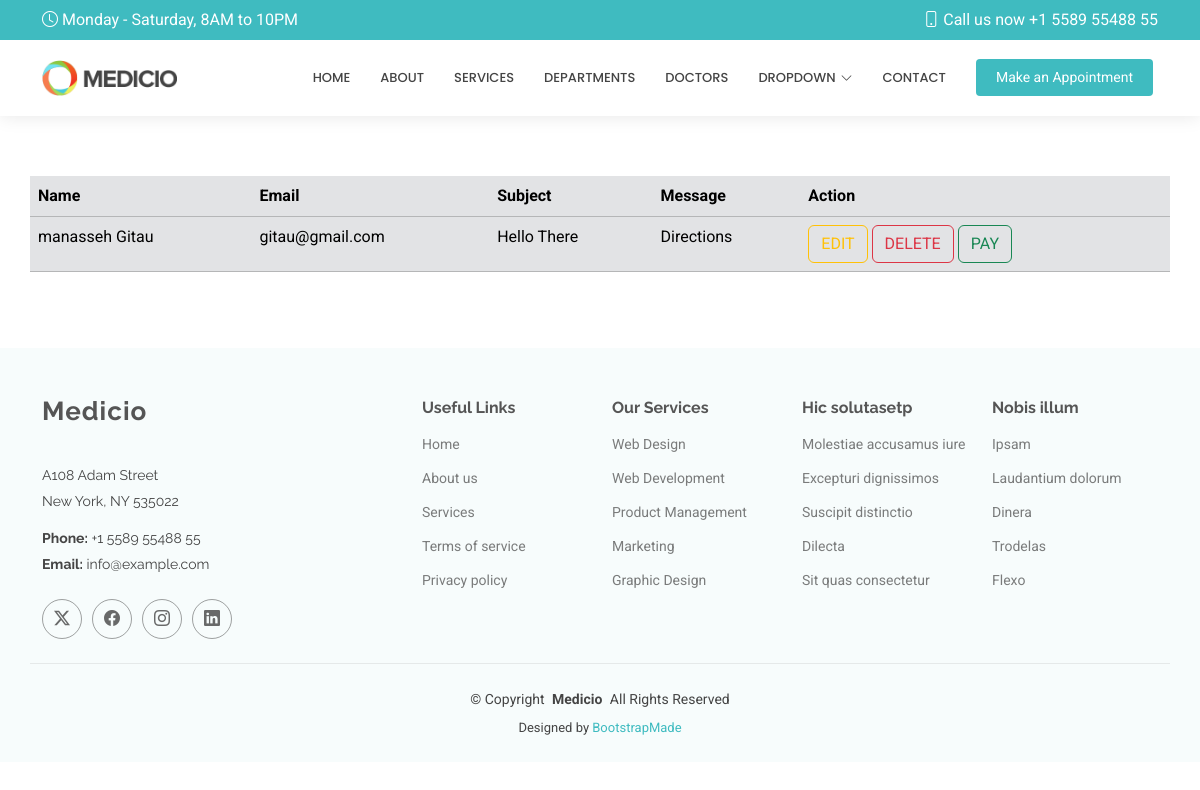
Page /showcontact/ on the committed database.
### myApp/models.py (models this page shows, shortened)
class Contact(models.Model):
    name = models.CharField(max_length=200)
    email = models.EmailField()
    subject = models.CharField(max_length=50)
    message = models.CharField(max_length=200)

### myApp/views.py (the view)
# urls.py: path('showcontact/', views.showcontact, name='showcontact'),
def showcontact(request):
    allcontacts = Contact.objects.all()
    return render(request, 'showcontact.html', {"contacts": allcontacts})

### templates/showcontact.html
{% extends 'starter-page.html' %}
{% load static %}
{% block body %}
    <table class="table table-secondary container">
        <tr>
            <th>Name</th>
            <th>Email</th>
            <th>Subject</th>
            <th>Message</th>
            <th>Action</th>
        </tr>
        {% for contact in contacts %}
            <tr>
                <td>{{ contact.name }}</td>
                <td>{{ contact.email }}</td>
                <td>{{ contact.subject }}</td>
                <td>{{ contact.message }}</td>
                <td>
                    <a href="/editcontact/{{ contact.id }}" class="btn btn-outline-warning">EDIT</a>
                    <a href="/deletecontact/{{ contact.id }}" class="btn btn-outline-danger">DELETE</a>
                    <a href="" class="btn btn-outline-success">PAY</a>
                </td>
            </tr>
    {% endfor %}
    </table>
{% endblock %}

### static/assets/css/main.css (style rules this page uses)
:root { --default-font: "Roboto", system-ui, -apple-system, "Segoe UI", Roboto, "Helvetica Neue", Arial, "Noto Sans", "Liberation Sans", sans-serif, "Apple Color Emoji", "Segoe UI Emoji", "Segoe UI Symbol", "Noto Color Emoji"; --heading-font: "Raleway", sans-serif; --nav-font: "Poppins", sans-serif; }
:root { --background-color: #ffffff; --default-color: #444444; --heading-color: #555555; --accent-color: #3fbbc0; --surface-color: #ffffff; --contrast-color: #ffffff; }
:root { --nav-color: #444444; --nav-hover-color: #3fbbc0; --nav-mobile-background-color: #ffffff; --nav-dropdown-background-color: #ffffff; --nav-dropdown-color: #444444; --nav-dropdown-hover-color: #3fbbc0; }
:root { scroll-behavior: smooth; }
body { color: var(--default-color); background-color: var(--background-color); font-family: var(--default-font); }
a { color: var(--accent-color); text-decoration: none; transition: 0.3s; }

### rows in the picture
Contact: name "manasseh Gitau", email "gitau@gmail.com", subject "Hello There", message "Directions"
